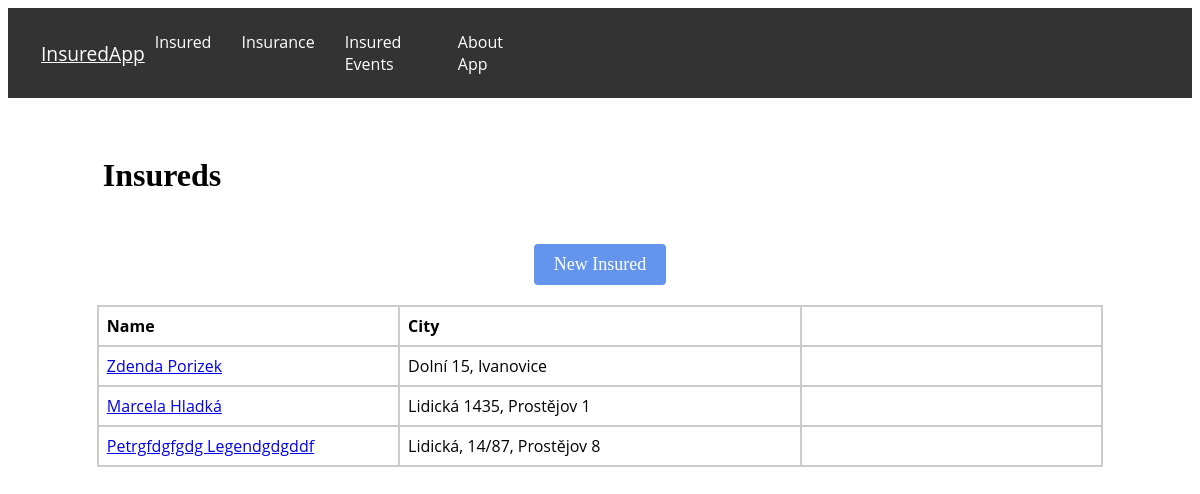
The app's page /insured/, older data.
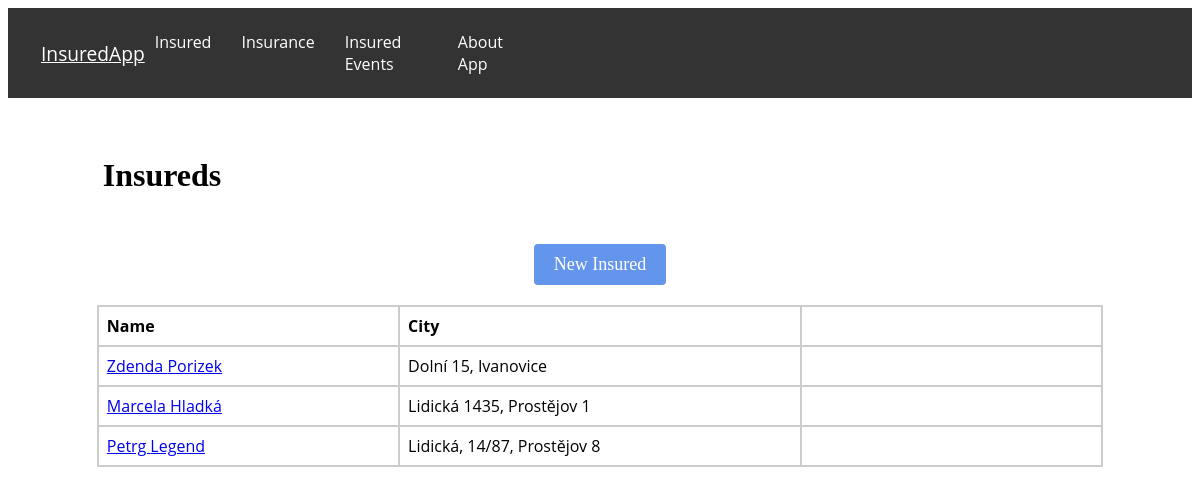
The same page, newer data.
### evidence/models.py (models this page shows, shortened)
class Insured(models.Model):
    ROLE_CHOICES = (
         ('insurer', 'Insurer'),
         ('insured', 'Insured'),
    )
    first_name = models.CharField(max_length=100)
    profile_photo = models.ImageField(upload_to='profile_photos', blank=True, null=True)
    last_name = models.CharField(max_length=100)
    email = models.EmailField()
    role = models.CharField(max_length=10, choices=ROLE_CHOICES, null=True)
    street = models.CharField(max_length=100)
    city = models.CharField(max_length=64)
    zipcode = models.IntegerField()
    phone = models.CharField(max_length=16)

### evidence/views.py (the view)
# urls.py: path('insured/', views.insured, name='insured'),
def insured(request):
    insureds = Insured.objects.prefetch_related('insurance')
    return render(request, 'insured.html', {'insureds': insureds})

### evidence/templates/insured.html (shortened to what this page needs)
{% extends 'base.html' %}
{% block content %}
    <h1 class="insured-h">Insureds</h1>
    <div class="center">
        <a href="{% url 'new_insured' %}" class="button-insured">New Insured</a>
    </div>
    <table class="insured-table">
        <thead>
            <tr>
                <th>Name</th>
                <th>City</th>
                <th></th>
            </tr>
        </thead>
        <tbody>
            {% for insured in insureds %}
                <tr>
                    <td><a href="{% url 'insured_detail' insured.id %}">{{ insured.first_name }} {{ insured.last_name }}</a></td>
                    <td>{{ insured.street }}, {{ insured.city }}</td>
                    <td></td>
                </tr>
            {% endfor %}
        </tbody>
    </table>
{% endblock %}

Row changes from the older to the newer data that the page shows:
changed Insured "Lidická, 14/87": first_name "Petrgfdgfgdg" → "Petrg"; last_name "Legendgdgddf" → "Legend"
